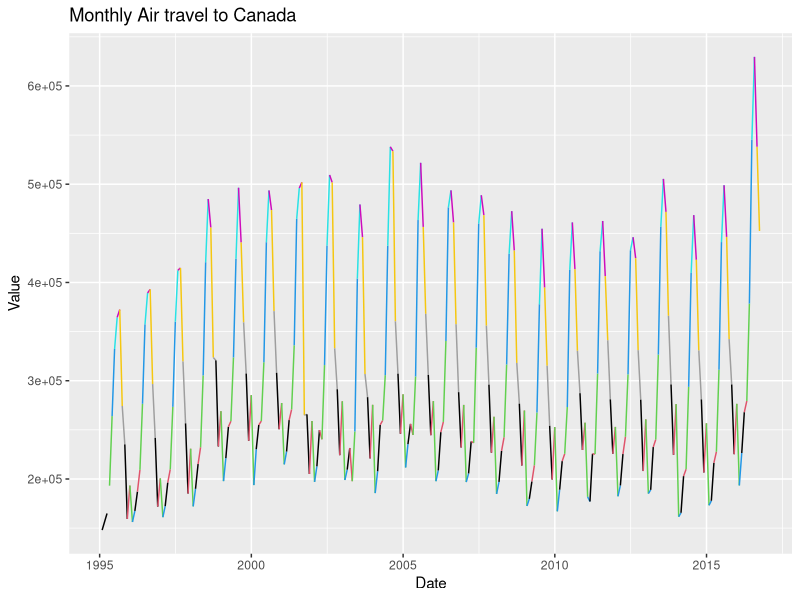
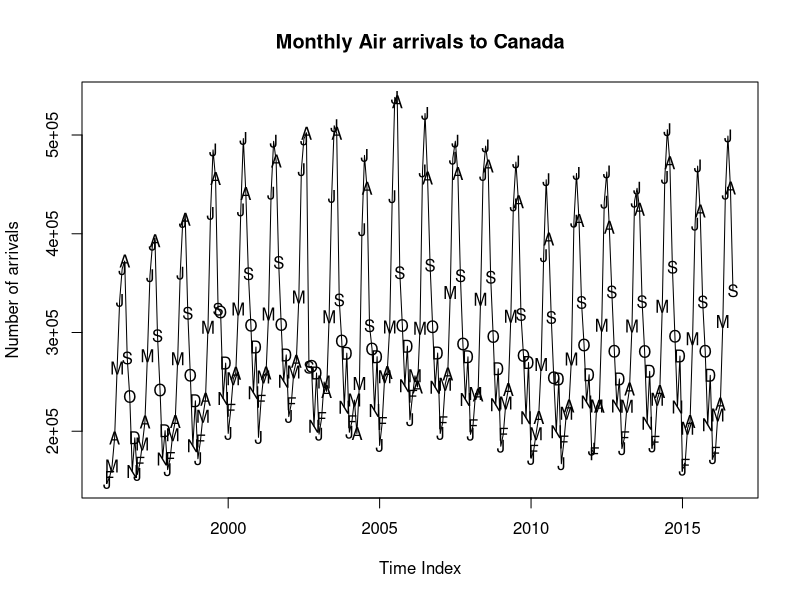
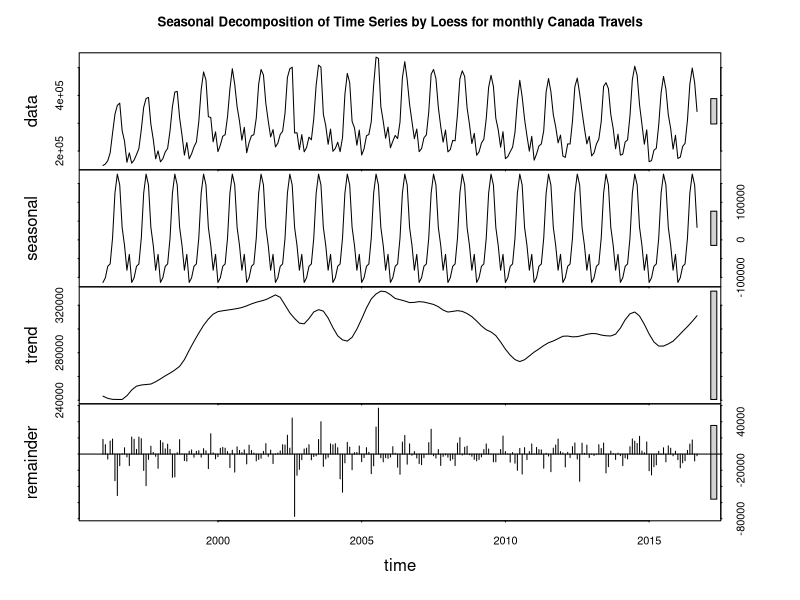

These figures' R source, in order: (Note: this script raises an error after producing the figures.)
library(ggplot2)
library(zoo)
library(forecast)
library(lubridate)
library(plyr)

canada <- read.csv("./canada.csv", header = TRUE, sep = "")
canada$Date <- as.Date(canada$Date)

canada_ymd <- mutate(canada, date = ymd(canada$Date), 
       day = day(date), month = month(date), year = year(date))

#Time Series plot 
png("images/ts.png")
gg <- ggplot(data=canada_ymd ,aes(y=Value,x=Date)) + geom_line( colour = canada_ymd$month) +
  ggtitle("Monthly Air travel to Canada")
gg + geom_vline(xintercept=as.numeric(canada_ymd$Data),linetype=4) 
dev.off()

#Plot by months 
travel<-ts(canada$Value,start=c(1996,1),end=c(2016,9),frequency=12)
png("images/monthly_plot.png")
m <-c('J','F','M','A','M','J','J','A','S','O','N','D')
plot(travel, ylab='Number of arrivals',xlab='Time Index', type = 'l', 
     main="Monthly Air arrivals to Canada")
points(travel,pch=m)
dev.off()

##Exploratory Data Analysis

summary(canada$Value)
sd(canada$Value)

#STL
png("images/stl.png")
stl_travel<-stl(travel,s.window = "periodic")
plot(stl_travel, main="Seasonal Decomposition of Time Series by Loess for monthly Canada Travels")
dev.off()
g

#ACF
acf(canada$Value, lag.max = 60,  main = "ACF for air travel to Canada")
png("images/acf.png")
acf(log(canada$Value),lag.max=60, main = "ACF for log Air Travel to Canada") 
dev.off()
#the acf appear to be seasonality 
acf(diff(log(canada$Value),12),lag.max=60, ci.type='ma',
      main="ACF of First Difference of logarithm of Air Travel to Canada")
acf(diff(diff(log(canada$Value)),12),lag.max=60,ci.type='ma',
    main="ACF of Twice Difference of logarithm of Air Travel to Canada") 

#PACF 
pacf(canada$Value, lag.max = 60, main = "PACF for air trave to Canada")
png("images/pacf.png")
pacf(log(canada$Value), lag.max = 60, main = "PACF for log Air Travel to Canada")
dev.off()
pacf(diff(log(canada$Value),12),lag.max=36,
     main="PACF of First Difference of logarithm of Air Travel to Canada") 
pacf(diff(diff(log(canada$Value)),12),lag.max=36,
     main="PACF of Twice Difference of logarithm of Air Travel to Canada") 

plot(diff(log(canada$Value),lag=12),xlab='Time', ylab ="Log of arrivals", 
     type = 'l', main = "Twice Difference of logarithm of air travel to Canada") 

#EACF
eacf(log(canada$Value))
#eacf the circle ones are surrounded by AR 2 and MA 2

##ARIMA Models

#put the canada data into month matrix 
data <- ts(canada$Value, freq = 12)
#run auto arima
auto <- auto.arima(log(travel))
auto
tsdisplay(residuals(auto))
tsdiag(auto)
acf(residuals(auto), lag.max = 36)

#First model with seasonal effect 
fit <- arima(log(data), order = c(1,1,1), seasonal=list(order = c(0,1,2), period = 12))
tsdisplay(residuals(fit))
tsdiag(fit)
acf(residuals(fit))
pacf(residuals(fit))

#Second model with seasonal effect 
fit1 <-arima(log(data), order=c(2,1,2), seasonal=list(order = c(0,1,1), period = 12))
tsdisplay(residuals(fit1))
tsdiag(fit1)
plot(fit1)
acf(residuals(fit1))
pacf(residuals(fit1))

#Third model with seasonal effect
fit2 <- arima(log(data), order=c(2,0,1), seasonal=list(order = c(0,1,2), period = 12))
png("images/modeL_res.png")
tsdisplay(residuals(fit2))
dev.off()
tsdiag(fit2)
plot(fit2)
png("images/modeL_acf.png")
acf(residuals(fit2)) #compare back to the original acf and pacf 
dev.off()
png("images/model_pacf.png")
pacf(residuals(fit2))
dev.off()
png("images/model_res_fit.png")
res <- ts(resid(fit2), s=1996,f=12)
plot.ts(res,ylab="residuals of the fitted model")
dev.off()

png("images/mcleod.png")
McLeod.Li.test(fit2) 
dev.off() 

#try sin and cosine  and compare the forecast 

png("images/qq.png")
resModel <- residuals(fit2)
#Normal QQ Plot for residuals
qqnorm(resModel)
qqline(resModel)
dev.off()
hist(resModel,xlab='Standardized Residuals for the fitted model')

# From Frank Davenport
funggcast <- function(dn,fcast){ 
  
 # en<-max(time(fcast$mean)) #extract the max date used in the forecast
  
  #Extract Source and Training Data
  ds<-as.data.frame(window(dn,end=c(2012,12)))
  names(ds)<-'observed'
  ds$date<-as.Date(time(window(dn,end=c(2012,12))))
  
  #Extract the Fitted Values (need to figure out how to grab confidence intervals)
  dfit<-as.data.frame(fcast$fitted)
  dfit$date<-as.Date(time(fcast$fitted))
  names(dfit)[1]<-'fitted'
  
  ds<-merge(ds,dfit,all.x=T) #Merge fitted values with source and training data
  
  #Exract the Forecast values and confidence intervals
  dfcastn<-as.data.frame(model_forecast)
  dfcastn$date<-as.Date(as.yearmon(row.names(dfcastn)))
  #dfcastn$date<-as.Date(row.names(dfcastn))
  names(dfcastn)<-c('forecast','lo80','hi80','lo95','hi95','date')
  rownames(dfcastn) <- NULL
  pd<-merge(ds,dfcastn,all.x=T, all.y =T) #final data.frame for use in ggplot

  return(pd)
}

#cut off the date in earlier term, to forecast more point
train <- window(travel, end=c(2012,12))
fit_train_model <- Arima(train, order=c(2,0,1), 
                    seasonal=list(order = c(0,1,2), period = 12))
plot(forecast(fit_train_model))

#forecast the next 45 months
model_forecast <- forecast(fit_train_model, 45)
model_df <- funggcast(travel, model_forecast)


ggplot_forecast <- function(pd) {
  p1a<-ggplot(data=pd,aes(x=date,y=observed))
  p1a<-p1a+geom_line(col='red')
  p1a<-p1a+geom_line(aes(y=fitted),col='blue')
  p1a<-p1a+geom_line(aes(y=forecast))+geom_ribbon(aes(ymin=lo95,ymax=hi95),alpha=.25)
  p1a<-p1a+scale_x_date(date_breaks = "12 month", date_labels = "%b-%y")
  p1a<-p1a+scale_y_continuous(name='Units of Y')
  p1a<-p1a+theme(axis.text.x=element_text(size=10))
  p1a<-p1a+ggtitle("Arima Fit to Simulated Data\n(black=forecast, blue=fitted, red=data, shadow=95% conf. interval)")
  p1a
}

png("images/frank_forecast.png")
ggplot_forecast(model_df)
dev.off()

#Detech outlier
detectAO(fit2) #Additive Outliers
detectIO(fit2) #Innovative Outliers

## Spectral Analysis
png("images/periodogram.png")
spec_diff <- periodogram(resModel, main = "Periodogram for the residuals of the model")
dev.off()

key_freq <- spec_diff$freq[which(spec_diff$spec > 10^4)]
spec.pgram(resModel,  kernel = kernel("daniell", c(3,3)), taper = 0.05)

png("images/smooth_periodogram.png")
spec(resModel,main="Periodogram", kernel = kernel("daniell", c(3,3)), taper = 0.05,
     ci.plot = T)
dev.off()

shapiro.test(resModel)

## Arch Garch Model
# using standard approach for modeling volatility
g <- garch(resModel, order = c(1,1))
plot(g) #use which to select the plot
summary(g)
#put in garch equation
## Why all NA in std. error and t-value?
#computational error so there is NA value
#based on the small b1 meaning no autoregressive effect 
#that's why its not necassary to do the garch model 


save(fit2, d, g, resModel, file = "./model.RData")

